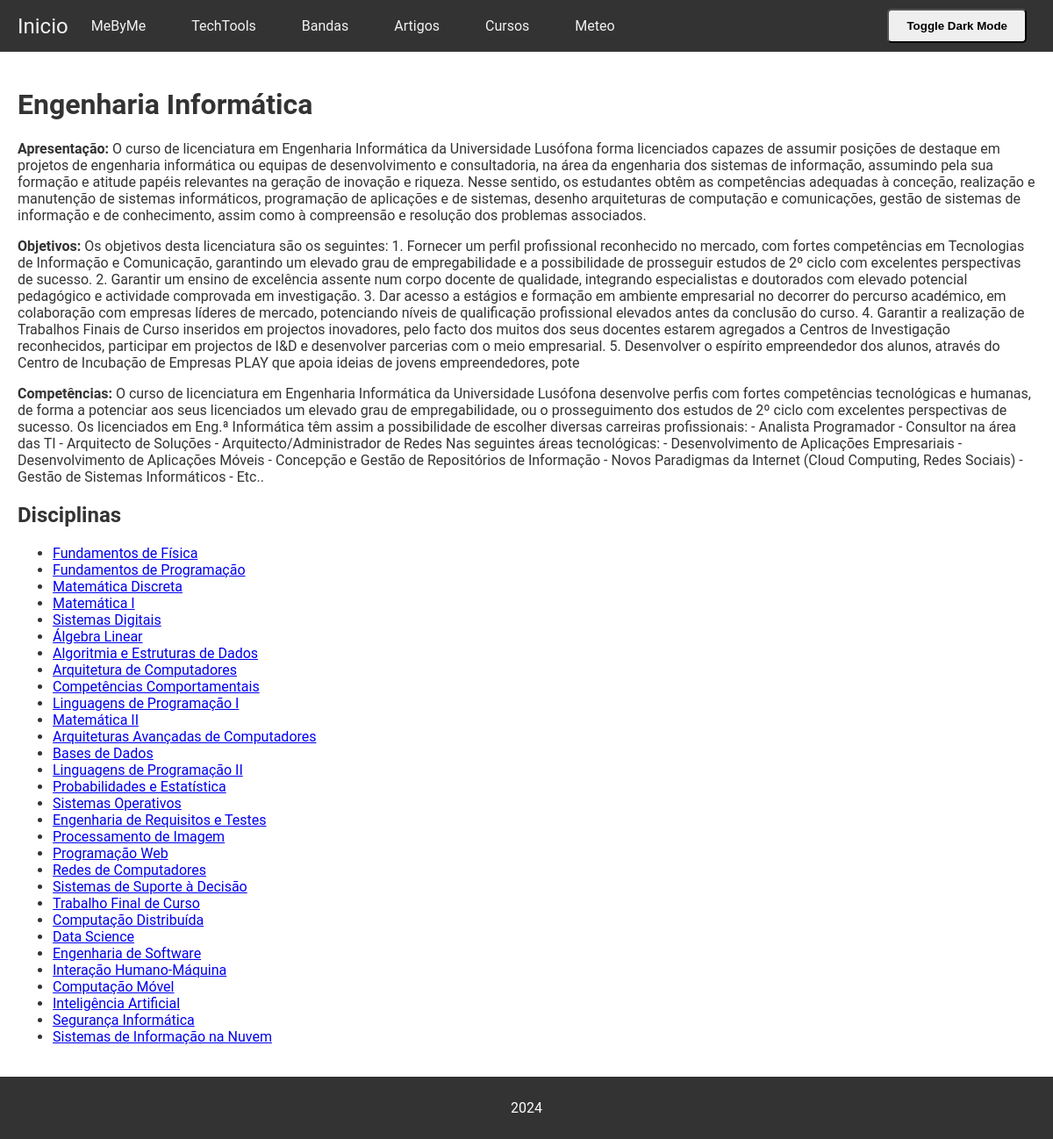
The page /curso/curso/1/ on the database its author committed.
### curso/models.py (models this page shows)
class Curso(models.Model):
    nome = models.CharField(max_length=200)
    apresentacao = models.TextField()
    objetivos = models.TextField()
    competencias = models.TextField()
    codigo_curso = models.CharField(max_length=20, null=True, blank=True)

class Disciplina(models.Model):
    nome = models.CharField(max_length=200)
    ano = models.IntegerField()
    semestre = models.CharField(max_length=20)
    ects = models.IntegerField()
    curricular_unit_readable_code = models.CharField(max_length=20)
    area_cientifica = models.ForeignKey(AreaCientifica, on_delete=models.CASCADE)

### curso/views.py (the view)
# urls.py: path('curso/<int:curso_id>/', views.curso_detail_view, name='curso_detail'),
def curso_detail_view(request, curso_id):
    curso = get_object_or_404(Curso, id=curso_id)
    disciplinas = Disciplina.objects.filter(curricular_unit_readable_code__startswith=curso.codigo_curso)
    context = {'curso': curso, 'disciplinas': disciplinas, 'is_editor': is_editor(request.user)}
    return render(request, 'curso/curso_detail.html', context)

### curso/views.py (called while the page is built)
def is_editor(user):
    return user.groups.filter(name="Editores de Curso").exists()

### curso/templates/curso/curso_detail.html (shortened to what this page needs)
{% extends 'base.html' %}
{% block content %}
<h1>{{ curso.nome }}</h1>
<p><strong>Apresentação:</strong> {{ curso.apresentacao }}</p>
<p><strong>Objetivos:</strong> {{ curso.objetivos }}</p>
<p><strong>Competências:</strong> {{ curso.competencias }}</p>
<h2>Disciplinas</h2>
<ul>
    {% for disciplina in disciplinas %}
    <li><a href="{% url 'curso:disciplina_detail' disciplina.id %}">{{ disciplina.nome }}</a></li>
    {% endfor %}
</ul>
{% endblock %}

### templates/base.html (shortened to what this page needs)
{% load static %}
<!DOCTYPE html>
<html lang="en">
<head>
    <link rel="stylesheet" href="{% static 'css/styles.css' %}">
</head>
<body class="{% if request.COOKIES.night_mode == 'true' %}dark-mode{% endif %}">
        <nav class="navbar">
            <div class="container-fluid">
                <a class="navbar-brand" href="{% url 'portfolio:landing_page' %}">Inicio</a>
                <div class="navbar-collapse" id="navbarNav">
                    <ul class="navbar-nav">
                        <li class="nav-item">
                            <a class="nav-link" href="{% url 'portfolio:about_page' %}">MeByMe</a>
                        </li>
                        <li class="nav-item">
                            <a class="nav-link" href="{% url 'portfolio:techtools_page' %}">TechTools</a>
                        </li>
                        <li class="nav-item dropdown">
                            <a class="nav-link" href="#" id="bandasDropdown">Bandas</a>
                        </li>
                        <li class="nav-item dropdown">
                            <a class="nav-link" href="#" id="artigosDropdown">Artigos</a>
                        </li>
                        <li class="nav-item dropdown">
                            <a class="nav-link" href="#" id="cursosDropdown">Cursos</a>
                        </li>
                        <li class="nav-item dropdown">
                            <a class="nav-link" href="#" id="meteoDropdown">Meteo</a>
                        </li>
                    </ul>
                    <button class="btn btn-outline-light" id="toggle-dark-mode">Toggle Dark Mode</button>
                </div>
            </div>
        </nav>
    <div class="container">
        {% block content %}
        {% endblock %}
    </div>
    <footer class="footer">
        <p>2024</p>
    </footer>
</body>
</html>

### static/css/styles.css (style rules this page uses)
body { font-family: 'Roboto', sans-serif; margin: 0; padding: 0; background-color: #fff; color: #333; min-height: 100vh; overflow-x: hidden; }
.navbar { background-color: #333; display: flex; justify-content: space-between; align-items: center; padding: 0 20px; position: sticky; top: 0; z-index: 1001; }
.container-fluid { display: flex; justify-content: space-between; align-items: center; width: 100%; height: auto; }
.navbar-brand { color: #f2f2f2; text-decoration: none; font-size: 1.5em; }
.navbar-collapse { display: flex; justify-content: space-between; align-items: center; flex-grow: 1; }
.navbar-nav { list-style: none; display: flex; margin: 0; padding: 0; }
.nav-item { margin: 0 10px; position: relative; }
.nav-link { color: #f2f2f2; text-decoration: none; padding: 14px 16px; }
.container { padding: 20px; }
.footer { background-color: #333; color: white; text-align: center; padding: 10px 0; position: sticky; width: 100%; bottom: 0; }
.btn { display: inline-block; padding: 10px 20px; margin: 10px; border-radius: 5px; text-decoration: none; font-weight: bold; transition: background-color 0.3s, color 0.3s; }

### rows shown on the page
Curso: nome "Engenharia Informática", apresentacao "O curso de licenciatura em Engenharia Informática da Universidade Lusófona forma licenciados capazes de assumir posições de destaque em projetos de engenharia informática ou equipas de desenvolvimento e consultadoria, na área da engenharia dos sistemas de informação, assumindo pela sua formação e atitude papéis relevantes na geração de inovação e riqueza. Nesse sentido, os estudantes obtêm as competências adequadas à conceção, realização e manutenção de sistemas informáticos, programação de aplicações e de sistemas, desenho arquiteturas de computação e comunicações, gestão de sistemas de informação e de conhecimento, assim como à compreensão e resolução dos problemas associados.", objetivos "Os objetivos desta licenciatura são os seguintes: 1. Fornecer um perfil profissional reconhecido no mercado, com fortes competências em Tecnologias de Informação e Comunicação, garantindo um elevado grau de empregabilidade e a possibilidade de prosseguir estudos de 2º ciclo com excelentes perspectivas de sucesso. 2. Garantir um ensino de excelência assente num corpo docente de qualidade, integrando especialistas e doutorados com elevado potencial pedagógico e actividade comprovada em investigação. 3. Dar acesso a estágios e formação em ambiente empresarial no decorrer do percurso académico, em colaboração com empresas líderes de mercado, potenciando níveis de qualificação profissional…", competencias "O curso de licenciatura em Engenharia Informática da Universidade Lusófona desenvolve perfis com fortes competências tecnológicas e humanas, de forma a potenciar aos seus licenciados um elevado grau de empregabilidade, ou o prosseguimento dos estudos de 2º ciclo com excelentes perspectivas de sucesso. Os licenciados em Eng.ª Informática têm assim a possibilidade de escolher diversas carreiras profissionais: - Analista Programador - Consultor na área das TI - Arquitecto de Soluções - Arquitecto/Administrador de Redes Nas seguintes áreas tecnológicas: - Desenvolvimento de Aplicações Empresariais - Desenvolvimento de Aplicações Móveis - Concepção e Gestão de Repositórios de Informação - Novos…"
Disciplina: nome "Fundamentos de Física"
Disciplina: nome "Fundamentos de Programação"
Disciplina: nome "Matemática Discreta"
Disciplina: nome "Matemática I"
Disciplina: nome "Sistemas Digitais"
Disciplina: nome "Álgebra Linear"
Disciplina: nome "Algoritmia e Estruturas de Dados"
Disciplina: nome "Arquitetura de Computadores"
Disciplina: nome "Competências Comportamentais"
Disciplina: nome "Linguagens de Programação I"
Disciplina: nome "Matemática II"
Disciplina: nome "Arquiteturas Avançadas de Computadores"
Disciplina: nome "Bases de Dados"
Disciplina: nome "Linguagens de Programação II"
Disciplina: nome "Probabilidades e Estatística"
Disciplina: nome "Sistemas Operativos"
Disciplina: nome "Engenharia de Requisitos e Testes"
Disciplina: nome "Processamento de Imagem"
Disciplina: nome "Programação Web"
Disciplina: nome "Redes de Computadores"
Disciplina: nome "Sistemas de Suporte à Decisão"
Disciplina: nome "Trabalho Final de Curso"
Disciplina: nome "Computação Distribuída"
Disciplina: nome "Data Science"
Disciplina: nome "Engenharia de Software"
Disciplina: nome "Interação Humano-Máquina"
Disciplina: nome "Computação Móvel"
Disciplina: nome "Inteligência Artificial"
Disciplina: nome "Segurança Informática"
Disciplina: nome "Sistemas de Informação na Nuvem"
